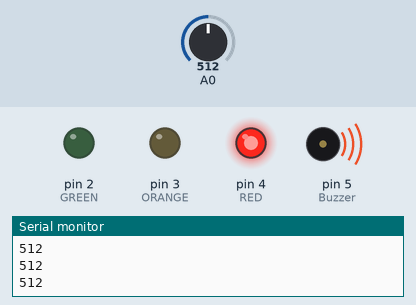
Recording of a sketch running on a simulated Arduino Uno, built with avr-gcc and run on an emulated ATmega328P. Parts: output pins drawn as LEDs (lit = HIGH), buzzer (waves = sounding), the last lines printed to the serial monitor. The inputs (shaded band) are chosen by the test bench; at power-on: A0 = 512.

Above: at 1.2 s.
1.3 s: A0 set to 407
2.8 s: A0 set to 391
At 3.2 s:
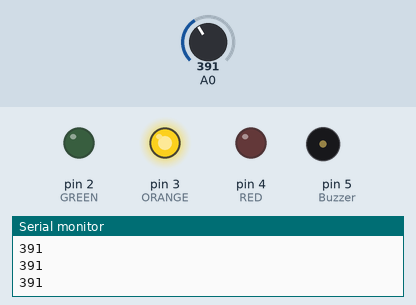
4.3 s: A0 set to 410
At 4.8 s:
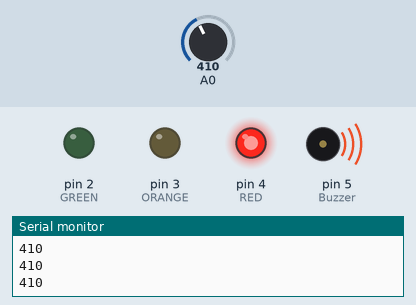
5.8 s: A0 set to 390
At 6.7 s:
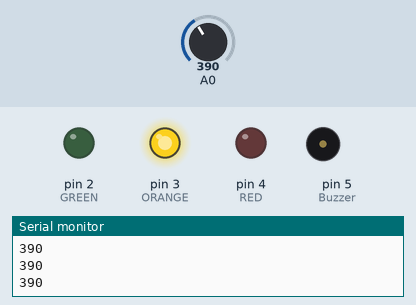
7.3 s: A0 set to 174
8.8 s: A0 set to 148
At 10.1 s:
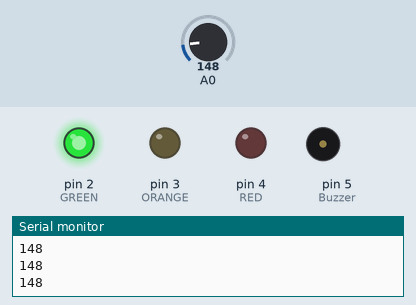
Timing chart, 0 to 11.3 s (numbered marks = the images above; inputs shaded):
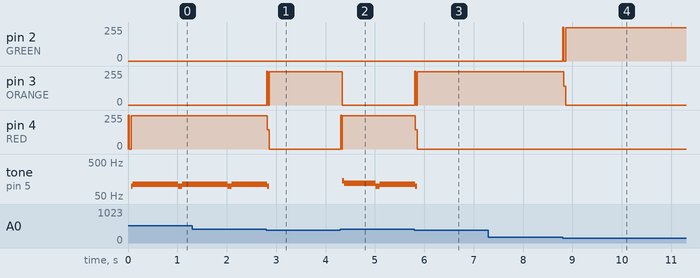

Measured:
- the behaviour switches between 400 and 399 on A0 (found by bisection; images 0 and 1)
- the behaviour switches between 160 and 159 on A0 (found by bisection; images 3 and 4)
- after the input at 2.8 s, pin 3 (ORANGE): 0/255 → 249/255 at once; pin 4 (RED): 250/255 → 0/255 at once; tone on pin 5 (Buzzer): 112 Hz → 97 Hz at once, → silent 0.04 s later
- after the input at 4.3 s, pin 3 (ORANGE): 249/255 → 0/255 at once; pin 4 (RED): 0/255 → 248/255 at once; tone on pin 5 (Buzzer): silent → 140 Hz at once, → 120 Hz 0.04 s later, → 97 Hz 0.64 s later, → 112 Hz 0.08 s later
- after the input at 5.8 s, pin 3 (ORANGE): 0/255 → 249/255 at once; pin 4 (RED): 248/255 → 0/255 at once
- after the input at 8.8 s, pin 2 (GREEN): 0/255 → 249/255 at once; pin 3 (ORANGE): 249/255 → 0/255 at once

The sketch:

LDR_Sensor.ino
```cpp
  # define GREEN 2
  # define ORANGE 3
  # define RED 4
  # define Buzzer 5
  # define Sensor A0

  void setup() {
    for (int i = 2; i < 6; i++)
      pinMode(i, OUTPUT);

    Serial.begin(9600);
  }

  void loop()
  {
    for (int i = 2; i < 6; i++)
    digitalWrite(i, LOW);

    status_Indicator();
  }

  void status_Indicator()
  {
    int sensor_In = analogRead(A0);
    Serial.println(sensor_In);

    if ( sensor_In >=400  )
    {
      digitalWrite(RED, HIGH);
      digitalWrite(Buzzer,HIGH);
    }
    else if (sensor_In >=160 )
    {
      digitalWrite(ORANGE, HIGH);
    } else
    {
      digitalWrite(GREEN, HIGH);
    }
    delay(10);
  }
```
